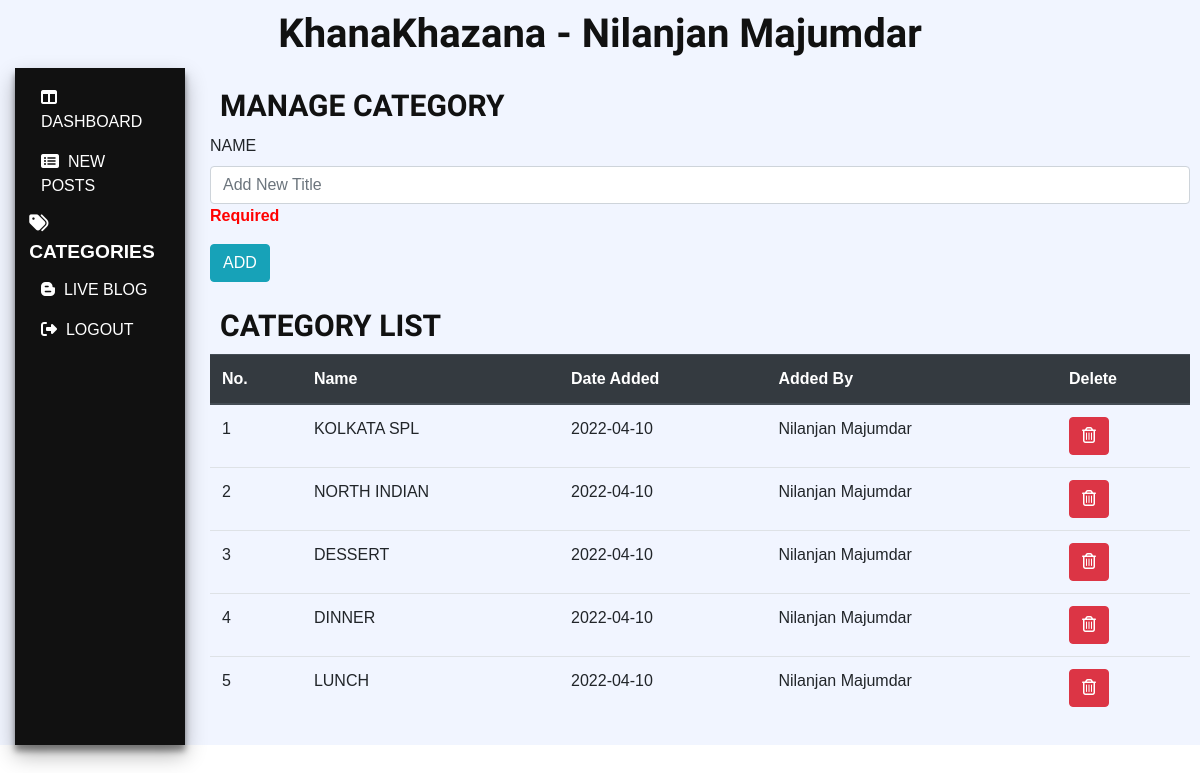
Screenshot of /user/category.php (signed in) with the database file from the repository.
### tables this page shows
CREATE TABLE `category` (
  `id` int NOT NULL AUTO_INCREMENT,
  `catdate` date NOT NULL,
  `name` varchar(255) NOT NULL,
  `owner` varchar(255) NOT NULL,
  PRIMARY KEY (`id`)
);

### user/category.php (the view, shortened to what this page needs)
<?php
require('db.php');
?>
<!DOCTYPE HTML>
<html lang="en" ng-app>
<head>
	<link rel="stylesheet" href="https://stackpath.bootstrapcdn.com/bootstrap/4.3.1/css/bootstrap.min.css">
	<link rel="stylesheet" href="../css/style.css">
</head>
<body>
	<div class="blog">
		<div class="container-fluid">
			<div class="sidebar">
				<h1 class="sidebar-heading">KhanaKhazana - <?php echo $_SESSION['name']; ?></h1>
				<div class="row">
					<div class="col-sm-2 sidebar">
						<ul id="side-menu" class="nav nav-pills navig">
							<li><a href="dashboard.php" class="nav-link links-sidebar"><i class="fas fa-columns"></i>&nbsp; DASHBOARD</a></li>
							<li><a href="newpost.php" class="nav-link links-sidebar"><i class="fas fa-list-alt"></i>&nbsp; NEW POSTS</a></li>
							<li class="active"><a href="category.php" class="nav-link links-sidebar"><i class="fas fa-tags"></i>&nbsp; CATEGORIES</a></li>
							<li><a href="../index.php" class="nav-link links-sidebar"><i class="fab fa-blogger-b"></i>&nbsp; LIVE BLOG</a></li>
							<li><a href="logout.php" class="nav-link links-sidebar"><i class="fas fa-sign-out-alt"></i>&nbsp; LOGOUT</a></li>
						</ul>
					</div>
					<div class="col-sm-10 content">
						<h3 class="post-heading">MANAGE CATEGORY</h3>
						<form action="category.php" method="POST" enctype="multipart/form-data" name="categoryform">
							<fieldset>
								<div class="form-group">
									<label for="postTitle">NAME</label>
									<input type="text" name="categoryName" id="categoryName" class="form-control" placeholder="Add New Title" ng-model="user.categoryName" required> <span style="color:red; font-weight: bold;" ng-show="categoryform.categoryName.$error.required">Required</span>
								</div>
								<div class="form-group">
									<input type="submit" name="submit" class="btn btn-info" value="ADD" ng-disabled = "categoryform.$invalid">
								</div>
							</fieldset>
						</form>
						<h3 class="post-heading">CATEGORY LIST</h3>
						<table class="table">
							<thead class="thead-dark">
								<tr>
									<th>No.</th>
									<th>Name</th>
									<th>Date Added</th>
									<th>Added By</th>
									<th>Delete</th>
								</tr>
							</thead>
							<tbody>
								<?php
								$num = 1;
								$sql = "SELECT * FROM category ORDER BY id DESC";
								$execution = mysqli_query($db, $sql) or die(mysqli_error($db));
								while($result = mysqli_fetch_assoc($execution)){
									$cat_id = $result['id'];
									$cat_dateTime = $result['catdate'];
									$cat_name = $result['name'];
									$cat_admin = $result['owner'];
									echo "
										<tr>
											<td>$num</td>
											<td>$cat_name</td>
											<td>$cat_dateTime</td>
											<td>$cat_admin</td>
											<td><a href='category.php?delete_attempt=$cat_id'><button class='btn btn-danger'><i class='far fa-trash-alt'></i></button></a></td>
										</tr>
									";
									$num++;
								}
								?>
							</tbody>
						</table>
					</div>
				</div>
			</div>
		</div>
	</div>
</body>
</html>

### css/style.css (style rules this page uses)
html { scroll-behavior: smooth; }
.active { transform: scale(1.2); }
body { margin: 0; padding: 0; background-color: #fff; position: relative; font-family: 'Arial', sans-serif; }
input[type = "button"], input[type = "submit"] { transition: 0.5s all; -webkit-transition: 0.5s all; -moz-transition: 0.5s all; -o-transition: 0.5s all; -ms-transition: 0.5s all; }
h1,h2,h3,h4,h5,h6 { margin: 0; }
ul { margin: 0; padding: 0; }
.blog { background-color: #f1f5ff; height: 100%; }
.active { font-weight: bold; }
.form-group { width: 70%; }
.sidebar ul { display: block; padding: 10px; width: 100%; background-color: #111; height: 100%; box-shadow: 0 10px 20px rgba(0,0,0,0.3), 0 6px 6px rgba(0,0,0,0.4); }
.sidebar-heading { text-align: center; color: #111; font-weight: bold; font-family: 'Saira Stencil One', cursive; font-size: 40px; padding: 10px; }
.links-sidebar { color: #fff; }
.post-heading { color: #111; font-weight: bold; font-family: 'Acme', sans-serif; font-size: 30px; padding: 10px; }
.content { padding: 10px; }
.content form .form-group { width: 100%; }
td { text-align: justify; }

### rows the page displays
category: name "KOLKATA SPL", catdate "2022-04-10", owner "Nilanjan Majumdar"
category: name "NORTH INDIAN", catdate "2022-04-10", owner "Nilanjan Majumdar"
category: name "DESSERT", catdate "2022-04-10", owner "Nilanjan Majumdar"
category: name "DINNER", catdate "2022-04-10", owner "Nilanjan Majumdar"
category: name "LUNCH", catdate "2022-04-10", owner "Nilanjan Majumdar"

### other values shown
$_SESSION['name'] "Nilanjan Majumdar"
